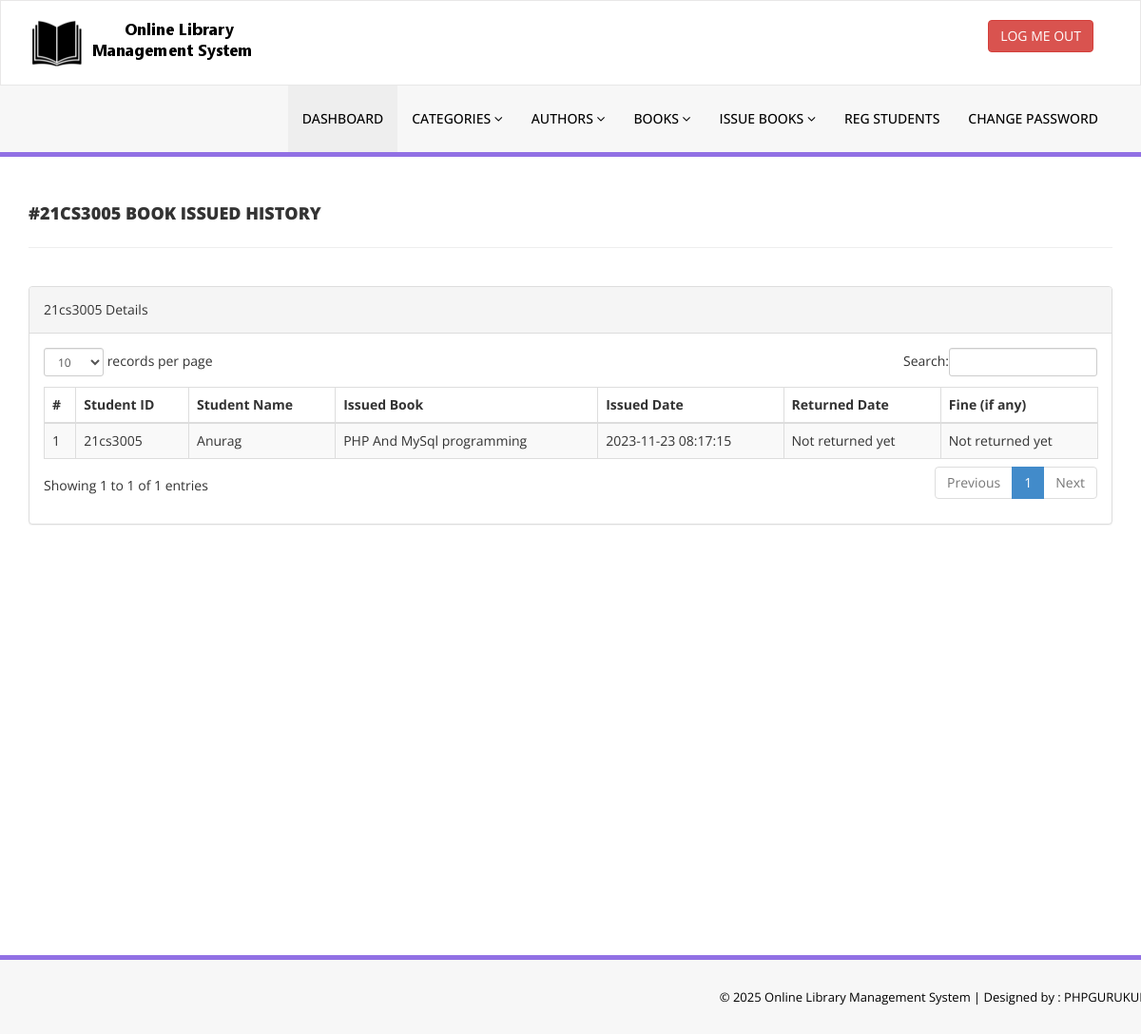
Page /library/admin/student-history.php?stdid=21cs3005 (signed in) on the committed database.
### tables this page shows
CREATE TABLE `tblissuedbookdetails` (
  `id` int(11) NOT NULL,
  `BookId` int(11) DEFAULT NULL,
  `StudentID` varchar(150) DEFAULT NULL,
  `IssuesDate` timestamp NULL DEFAULT current_timestamp(),
  `ReturnDate` timestamp NULL DEFAULT NULL ON UPDATE current_timestamp(),
  `RetrunStatus` int(1) DEFAULT NULL,
  `fine` int(11) DEFAULT NULL
);

CREATE TABLE `tblstudents` (
  `id` int(11) NOT NULL,
  `StudentId` varchar(100) DEFAULT NULL,
  `FullName` varchar(120) DEFAULT NULL,
  `EmailId` varchar(120) DEFAULT NULL,
  `MobileNumber` char(11) DEFAULT NULL,
  `Password` varchar(120) DEFAULT NULL,
  `Status` int(1) DEFAULT NULL,
  `RegDate` timestamp NULL DEFAULT current_timestamp(),
  `UpdationDate` timestamp NULL DEFAULT NULL ON UPDATE current_timestamp()
);

CREATE TABLE `tblbooks` (
  `id` int(11) NOT NULL,
  `BookName` varchar(255) DEFAULT NULL,
  `CatId` int(11) DEFAULT NULL,
  `AuthorId` int(11) DEFAULT NULL,
  `ISBNNumber` varchar(25) DEFAULT NULL,
  `BookPrice` decimal(10,2) DEFAULT NULL,
  `bookImage` varchar(250) NOT NULL,
  `isIssued` int(1) DEFAULT NULL,
  `RegDate` timestamp NULL DEFAULT current_timestamp(),
  `UpdationDate` timestamp NULL DEFAULT NULL ON UPDATE current_timestamp()
);

### library/admin/student-history.php (the view, shortened to what this page needs)
<?php
include('includes/config.php');
if(strlen($_SESSION['alogin'])==0)
    {
header('location:index.php');
}
else{
    ?>
<!DOCTYPE html>
<html xmlns="http://www.w3.org/1999/xhtml">
<head>
    <link href="assets/css/bootstrap.css" rel="stylesheet" />
    <link href="assets/css/font-awesome.css" rel="stylesheet" />
    <link href="assets/js/dataTables/dataTables.bootstrap.css" rel="stylesheet" />
    <link href="assets/css/style.css" rel="stylesheet" />
</head>
<body>
<?php include('includes/header.php');?>
    <div class="content-wrapper">
         <div class="container">
        <div class="row pad-botm">
            <div class="col-md-12">
                <?php $sid=$_GET['stdid']; ?>
                <h4 class="header-line">#<?php echo $sid;?> Book Issued History</h4>
    </div>
        </div>
            <div class="row">
                <div class="col-md-12">
                    <div class="panel panel-default">
                        <div class="panel-heading">
<?php echo $sid;?> Details
                        </div>
                        <div class="panel-body">
                            <div class="table-responsive">
                                <table class="table table-striped table-bordered table-hover" id="dataTables-example">
                                    <thead>
                                        <tr>
                                            <th>#</th>
                                            <th>Student ID</th>
                                            <th>Student Name</th>
                                            <th>Issued Book  </th>
                                            <th>Issued Date</th>
                                            <th>Returned Date</th>
                                            <th>Fine (if any)</th>
                                        </tr>
                                    </thead>
                                    <tbody>
<?php
$sql = "SELECT tblstudents.StudentId ,tblstudents.FullName,tblstudents.EmailId,tblstudents.MobileNumber,tblbooks.BookName,tblbooks.ISBNNumber,tblissuedbookdetails.IssuesDate,tblissuedbookdetails.ReturnDate,tblissuedbookdetails.id as rid,tblissuedbookdetails.fine,tblissuedbookdetails.RetrunStatus,tblbooks.id as bid,tblbooks.bookImage from  tblissuedbookdetails join tblstudents on tblstudents.StudentId=tblissuedbookdetails.StudentId join tblbooks on tblbooks.id=tblissuedbookdetails.BookId where tblstudents.StudentId='$sid' ";
$query = $dbh -> prepare($sql);
$query->execute();
$results=$query->fetchAll(PDO::FETCH_OBJ);
$cnt=1;
if($query->rowCount() > 0)
{
foreach($results as $result)
{               ?>
                                        <tr class="odd gradeX">
                                            <td class="center"><?php echo htmlentities($cnt);?></td>
                                            <td class="center"><?php echo htmlentities($result->StudentId);?></td>
                                            <td class="center"><?php echo htmlentities($result->FullName);?></td>
                                            <td class="center"><?php echo htmlentities($result->BookName);?></td>
                                            <td class="center"><?php echo htmlentities($result->IssuesDate);?></td>
                                            <td class="center"><?php if($result->ReturnDate==''): echo "Not returned yet";
                                            else: echo htmlentities($result->ReturnDate); endif;?></td>
                                             <td class="center"><?php if($result->ReturnDate==''): echo "Not returned yet";
                                              else: echo $result->fine; endif;
                                             ?></td>
                                        </tr>
 <?php $cnt=$cnt+1;}} ?>
                                    </tbody>
                                </table>
                            </div>
                        </div>
                    </div>
                </div>
            </div>
    </div>
    </div>
  <?php include('includes/footer.php');?>
</body>
</html>
<?php } ?>

### library/admin/assets/css/style.css (style rules this page uses)
.content-wrapper { margin-top: 40px; min-height:800px; padding-bottom:90px; }
.header-line { font-weight:900; padding-bottom:25px; border-bottom:1px solid #eeeeee; text-transform:uppercase; }
.pad-botm { padding-bottom:30px; }

### rows in the picture
tblissuedbookdetails: tblstudents.StudentId "21cs3005", tblstudents.FullName "Anurag", BookId.BookName "PHP And MySql programming", IssuesDate "2023-11-23 08:17:15", shows "Not returned yet"

### other values in the picture
$sid "21CS3005"
$sid "21cs3005"
